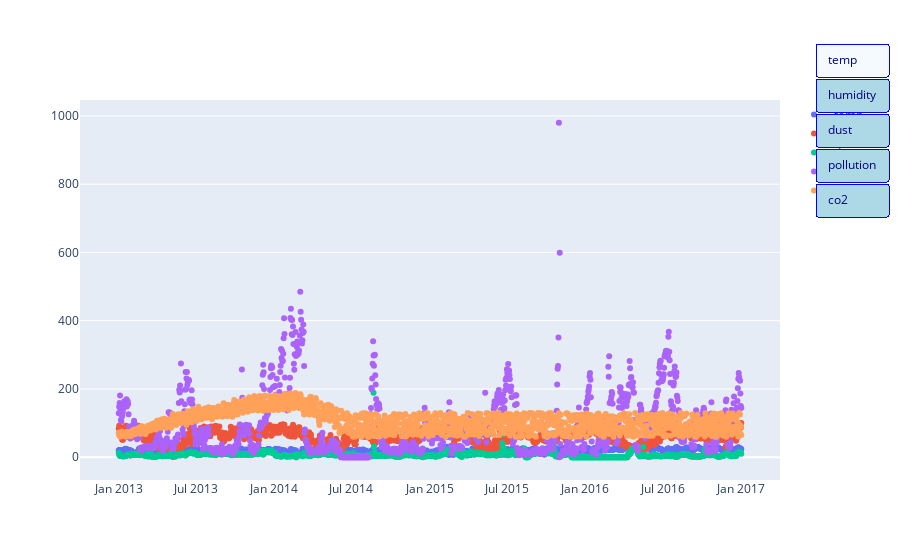

Notebook code for this chart:
### Code cell
import plotly.graph_objects as go

fig = go.Figure()

# 그래프 1
for column in df.columns:
    if column != 'date': 
        fig.add_trace(go.Scatter(x=df.index, y=df[column], mode='markers', name=column))

# 그래프 2
for column in df.columns:
    if column != 'date':  # Exclude the index column from buttons
        fig.add_trace(go.Bar(x=df.index, y=df[column], name=column, visible=False))
        

# 버튼 생성
buttons = []
for column in df.columns:
    if column != 'date':  
        buttons.append(
            dict(label=column,
                 method="update",
                 args=[{"visible": [col == column for col in df.columns if col != 'date'] * 2},
                       {"title": column}])
        )

fig.update_layout(
    updatemenus=[
        dict(
            type="buttons",
            buttons=buttons,
            direction="down",
            showactive=True,
            x=1.05,
            xanchor="left",
            y=1.15,
            yanchor="top",
            bgcolor='lightblue', 
            bordercolor='blue',   
            font=dict(color='navy')  
        )
    ]
)

fig.show()

### Figure 1 — Plotly figure (JSON) as saved in the notebook; plotly's stock layout.template omitted (floating-point values rounded to 4 significant figures; data arrays with more than 128 entries replaced by an {"elided": "..."} marker saying what was removed)
{"data": [{"mode": "markers", "name": "temp", "type": "scatter", "x": {"elided": "1460 str values"}, "y": {"elided": "1460 int values"}}, {"mode": "markers", "name": "humidity", "type": "scatter", "x": {"elided": "1460 str values"}, "y": {"elided": "1460 int values"}}, {"mode": "markers", "name": "dust", "type": "scatter", "x": {"elided": "1460 str values"}, "y": {"elided": "1460 int values"}}, {"mode": "markers", "name": "pollution", "type": "scatter", "x": {"elided": "1460 str values"}, "y": {"elided": "1460 int values"}}, {"mode": "markers", "name": "co2", "type": "scatter", "x": {"elided": "1460 str values"}, "y": {"elided": "1460 float values"}}, {"name": "temp", "type": "bar", "visible": false, "x": {"elided": "1460 str values"}, "y": {"elided": "1460 int values"}}, {"name": "humidity", "type": "bar", "visible": false, "x": {"elided": "1460 str values"}, "y": {"elided": "1460 int values"}}, {"name": "dust", "type": "bar", "visible": false, "x": {"elided": "1460 str values"}, "y": {"elided": "1460 int values"}}, {"name": "pollution", "type": "bar", "visible": false, "x": {"elided": "1460 str values"}, "y": {"elided": "1460 int values"}}, {"name": "co2", "type": "bar", "visible": false, "x": {"elided": "1460 str values"}, "y": {"elided": "1460 float values"}}], "layout": {"updatemenus": [{"bgcolor": "lightblue", "bordercolor": "blue", "buttons": [{"args": [{"visible": [true, false, false, false, false, true, false, false, false, false]}, {"title": "temp"}], "label": "temp", "method": "update"}, {"args": [{"visible": [false, true, false, false, false, false, true, false, false, false]}, {"title": "humidity"}], "label": "humidity", "method": "update"}, {"args": [{"visible": [false, false, true, false, false, false, false, true, false, false]}, {"title": "dust"}], "label": "dust", "method": "update"}, {"args": [{"visible": [false, false, false, true, false, false, false, false, true, false]}, {"title": "pollution"}], "label": "pollution", "method": "update"}, {"args": [{"visible": [false, false, false, false, true, false, false, false, false, true]}, {"title": "co2"}], "label": "co2", "method": "update"}], "direction": "down", "font": {"color": "navy"}, "showactive": true, "type": "buttons", "x": 1.05, "xanchor": "left", "y": 1.15, "yanchor": "top"}]}}
